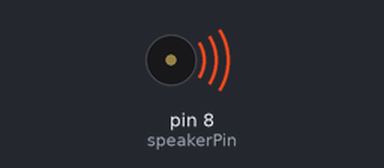
A sketch run on a simulated Arduino Uno, built with avr-gcc and run on an emulated ATmega328P. Shown: buzzer (waves = sounding).

Above: at 0.2 s.
At 29.5 s:
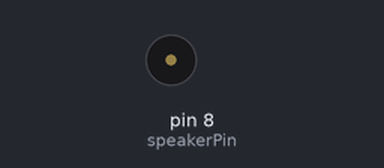
Timing chart, 0 to 40.0 s (numbered marks = the images above):
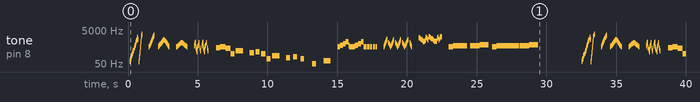

Measured:
- by itself, tone on pin 8 (speakerPin): plays 72 Hz for 0.04 s, 93 Hz for 0.04 s, 105 Hz for 0.04 s, 152 Hz for 0.04 s, 171 Hz for 0.04 s, 219 Hz for 0.04 s … (264 notes in this stretch)

The sketch:

DemoSoundEffects.ino
```cpp
#include "musical_notes.h"

int speakerPin = 8; // speaker connected to digital pin 9

void setup()
{
      pinMode(speakerPin, OUTPUT); // sets the speakerPin to be an output
}

void loop()
{
      squeak();
      delay(500);
      catcall();
      delay(500);
      ohhh();
      delay(500);
      laugh();
      delay(500);
      closeEncounters();
      delay(500);
      laugh2();
      delay(500);
      waka();
      delay(500);
      r2D2();
      delay(500);
      ariel();
      delay(3000);
      }

void beep (int speakerPin, float noteFrequency, long noteDuration)
{
  int x;
  // Convert the frequency to microseconds
  float microsecondsPerWave = 1000000/noteFrequency;
  // Calculate how many HIGH/LOW cycles there are per millisecond
  float millisecondsPerCycle = 1000/(microsecondsPerWave * 2);
  // Multiply noteDuration * number or cycles per millisecond
  float loopTime = noteDuration * millisecondsPerCycle;
  // Play the note for the calculated loopTime.
  for (x=0;x<loopTime;x++)
          {
              digitalWrite(speakerPin,HIGH);
              delayMicroseconds(microsecondsPerWave);
              digitalWrite(speakerPin,LOW);
              delayMicroseconds(microsecondsPerWave);
          }
}

void scale()
{
          beep(speakerPin, note_C7,500); //C: play the note C for 500ms
          beep(speakerPin, note_D7,500); //D
          beep(speakerPin, note_E7,500); //E
          beep(speakerPin, note_F7,500); //F
          beep(speakerPin, note_G7,500); //G
          beep(speakerPin, note_A7,500); //A
          beep(speakerPin, note_B7,500); //B
          beep(speakerPin, note_C8,500); //C
}

void r2D2(){
          beep(speakerPin, note_A7,100); //A
          beep(speakerPin, note_G7,100); //G
          beep(speakerPin, note_E7,100); //E
          beep(speakerPin, note_C7,100); //C
          beep(speakerPin, note_D7,100); //D
          beep(speakerPin, note_B7,100); //B
          beep(speakerPin, note_F7,100); //F
          beep(speakerPin, note_C8,100); //C
          beep(speakerPin, note_A7,100); //A
          beep(speakerPin, note_G7,100); //G
          beep(speakerPin, note_E7,100); //E
          beep(speakerPin, note_C7,100); //C
          beep(speakerPin, note_D7,100); //D
          beep(speakerPin, note_B7,100); //B
          beep(speakerPin, note_F7,100); //F
          beep(speakerPin, note_C8,100); //C
}

void closeEncounters() {
          beep(speakerPin, note_Bb5,300); //B b
          delay(50);
          beep(speakerPin, note_C6,300); //C
          delay(50);
          beep(speakerPin, note_Ab5,300); //A b
          delay(50);
          beep(speakerPin, note_Ab4,300); //A b
          delay(50);
          beep(speakerPin, note_Eb5,500); //E b
          delay(500);

          beep(speakerPin, note_Bb4,300); //B b
          delay(100);
          beep(speakerPin, note_C5,300); //C
          delay(100);
          beep(speakerPin, note_Ab4,300); //A b
          delay(100);
          beep(speakerPin, note_Ab3,300); //A b
          delay(100);
          beep(speakerPin, note_Eb4,500); //E b
          delay(500);

          beep(speakerPin, note_Bb3,300); //B b
          delay(200);
          beep(speakerPin, note_C4,300); //C
          delay(200);
          beep(speakerPin, note_Ab3,300); //A b
          delay(500);
          beep(speakerPin, note_Ab2,300); //A b
          delay(550);
          beep(speakerPin, note_Eb3,500); //E b
}

void ariel() {

          beep(speakerPin, note_C6,300); //C
          delay(50);
          beep(speakerPin, note_D6,300); //D
          delay(50);
          beep(speakerPin, note_Eb6,600); //D#
          delay(250);

          beep(speakerPin, note_D6,300); //D
          delay(50);
          beep(speakerPin, note_Eb6,300); //D#
          delay(50);
          beep(speakerPin, note_F6,600); //F
          delay(250);

          beep(speakerPin, note_C6,300); //C
          delay(50);
          beep(speakerPin, note_D6,300); //D
          delay(50);
          beep(speakerPin, note_Eb6,500); //D#
          delay(50);
          beep(speakerPin, note_D6,300); //D
          delay(50);
          beep(speakerPin, note_Eb6,300); //D#
          delay(50);
          beep(speakerPin, note_D6,300); //D
          delay(50);
          beep(speakerPin, note_Eb6,300); //D#
          delay(50);
          beep(speakerPin, note_F6,600); //F
          delay(50);

}


void laugh2() {
          beep(speakerPin, note_C6,200); //C
          beep(speakerPin, note_E6,200); //E
          beep(speakerPin, note_G6,200); //G
          beep(speakerPin, note_C7,200); //C
          beep(speakerPin, note_C6,200); //C
          delay(50);
          beep(speakerPin, note_C6,200); //C
          beep(speakerPin, note_E6,200); //E
          beep(speakerPin, note_G6,200); //G
          beep(speakerPin, note_C7,200); //C
          beep(speakerPin, note_C6,200); //C
          delay(50);
          beep(speakerPin, note_C6,50); //C
          delay(50);
          beep(speakerPin, note_C6,50); //C
          delay(50);
          beep(speakerPin, note_C6,50); //C
          delay(50);
          beep(speakerPin, note_C6,50); //C
          delay(50);
          beep(speakerPin, note_C6,50); //C
          delay(50);
          beep(speakerPin, note_C6,50); //C
          delay(50);
          beep(speakerPin, note_C6,50); //C


}

void squeak() {
  for (int i=100; i<5000; i=i*1.45) {
    beep(speakerPin,i,60);
  }
  delay(10);
  for (int i=100; i<6000; i=i*1.5) {
    beep(speakerPin,i,20);
  }
}

void waka() {
  for (int i=1000; i<3000; i=i*1.05) {
    beep(speakerPin,i,10);
  }
  delay(100);
  for (int i=2000; i>1000; i=i*.95) {
    beep(speakerPin,i,10);
  }
    for (int i=1000; i<3000; i=i*1.05) {
    beep(speakerPin,i,10);
  }
  delay(100);
  for (int i=2000; i>1000; i=i*.95) {
    beep(speakerPin,i,10);
  }
    for (int i=1000; i<3000; i=i*1.05) {
    beep(speakerPin,i,10);
  }
  delay(100);
  for (int i=2000; i>1000; i=i*.95) {
    beep(speakerPin,i,10);
  }
    for (int i=1000; i<3000; i=i*1.05) {
    beep(speakerPin,i,10);
  }
  delay(100);
  for (int i=2000; i>1000; i=i*.95) {
    beep(speakerPin,i,10);
  }
}

void catcall() {
  for (int i=1000; i<5000; i=i*1.05) {
    beep(speakerPin,i,10);
  }
 delay(300);

  for (int i=1000; i<3000; i=i*1.03) {
    beep(speakerPin,i,10);
  }
  for (int i=3000; i>1000; i=i*.97) {
    beep(speakerPin,i,10);
  }
}

void ohhh() {
  for (int i=1000; i<2000; i=i*1.02) {
    beep(speakerPin,i,10);
  }
  for (int i=2000; i>1000; i=i*.98) {
    beep(speakerPin,i,10);
  }
}

void uhoh() {
  for (int i=1000; i<1244; i=i*1.01) {
    beep(speakerPin,i,30);
  }
  delay(200);
  for (int i=1244; i>1108; i=i*.99) {
    beep(speakerPin,i,30);
  }
}

void laugh() {
  for (int i=1000; i<2000; i=i*1.10) {
    beep(speakerPin,i,10);
  }
  delay(50);
  for (int i=1000; i>500; i=i*.90) {
    beep(speakerPin,i,10);
  }
  delay(50);
  for (int i=1000; i<2000; i=i*1.10) {
    beep(speakerPin,i,10);
  }
  delay(50);
  for (int i=1000; i>500; i=i*.90) {
    beep(speakerPin,i,10);
  }
  delay(50);
    for (int i=1000; i<2000; i=i*1.10) {
    beep(speakerPin,i,10);
  }
  delay(50);
  for (int i=1000; i>500; i=i*.90) {
    beep(speakerPin,i,10);
  }
  delay(50);
    for (int i=1000; i<2000; i=i*1.10) {
    beep(speakerPin,i,10);
  }
  delay(50);
  for (int i=1000; i>500; i=i*.90) {
    beep(speakerPin,i,10);
  }
  delay(50);
}
```

musical_notes.h
```cpp
// Reference:  This list was adapted from the table located here:
// 		http://www.phy.mtu.edu/~suits/notefreqs.html
const float  note_C0 = 16.35;  //C0
const float  note_Db0 = 17.32;  //C#0/Db0
const float  note_D0 = 18.35;  //D0
const float  note_Eb0 = 19.45;  //D#0/Eb0
const float  note_E0 = 20.6;  //E0
const float  note_F0 = 21.83;  //F0
const float  note_Gb0 = 23.12;  //F#0/Gb0
const float  note_G0 = 24.5;  //G0
const float  note_Ab0 = 25.96;  //G#0/Ab0
const float  note_A0 = 27.5;  //A0
const float  note_Bb0 = 29.14;  //A#0/Bb0
const float  note_B0 = 30.87;  //B0
const float  note_C1 = 32.7;  //C1
const float  note_Db1 = 34.65;  //C#1/Db1
const float  note_D1 = 36.71;  //D1
const float  note_Eb1 = 38.89;  //D#1/Eb1
const float  note_E1 = 41.2;  //E1
const float  note_F1 = 43.65;  //F1
const float  note_Gb1 = 46.25;  //F#1/Gb1
const float  note_G1 = 49;  //G1
const float  note_Ab1 = 51.91;  //G#1/Ab1
const float  note_A1 = 55;  //A1
const float  note_Bb1 = 58.27;  //A#1/Bb1
const float  note_B1 = 61.74;  //B1
const float  note_C2 = 65.41;  //C2 (Middle C)
const float  note_Db2 = 69.3;  //C#2/Db2
const float  note_D2 = 73.42;  //D2
const float  note_Eb2 = 77.78;  //D#2/Eb2
const float  note_E2 = 82.41;  //E2
const float  note_F2 = 87.31;  //F2
const float  note_Gb2 = 92.5;  //F#2/Gb2
const float  note_G2 = 98;  //G2
const float  note_Ab2 = 103.83;  //G#2/Ab2
const float  note_A2 = 110;  //A2
const float  note_Bb2 = 116.54;  //A#2/Bb2
const float  note_B2 = 123.47;  //B2
const float  note_C3 = 130.81;  //C3
const float  note_Db3 = 138.59;  //C#3/Db3
const float  note_D3 = 146.83;  //D3
const float  note_Eb3 = 155.56;  //D#3/Eb3
const float  note_E3 = 164.81;  //E3
const float  note_F3 = 174.61;  //F3
const float  note_Gb3 = 185;  //F#3/Gb3
const float  note_G3 = 196;  //G3
const float  note_Ab3 = 207.65;  //G#3/Ab3
const float  note_A3 = 220;  //A3
const float  note_Bb3 = 233.08;  //A#3/Bb3
const float  note_B3 = 246.94;  //B3
const float  note_C4 = 261.63;  //C4
const float  note_Db4 = 277.18;  //C#4/Db4
const float  note_D4 = 293.66;  //D4
const float  note_Eb4 = 311.13;  //D#4/Eb4
const float  note_E4 = 329.63;  //E4
const float  note_F4 = 349.23;  //F4
const float  note_Gb4 = 369.99;  //F#4/Gb4
const float  note_G4 = 392;  //G4
const float  note_Ab4 = 415.3;  //G#4/Ab4
const float  note_A4 = 440;  //A4
const float  note_Bb4 = 466.16;  //A#4/Bb4
const float  note_B4 = 493.88;  //B4
const float  note_C5 = 523.25;  //C5
const float  note_Db5 = 554.37;  //C#5/Db5
const float  note_D5 = 587.33;  //D5
const float  note_Eb5 = 622.25;  //D#5/Eb5
const float  note_E5 = 659.26;  //E5
const float  note_F5 = 698.46;  //F5
const float  note_Gb5 = 739.99;  //F#5/Gb5
const float  note_G5 = 783.99;  //G5
const float  note_Ab5 = 830.61;  //G#5/Ab5
const float  note_A5 = 880;  //A5
const float  note_Bb5 = 932.33;  //A#5/Bb5
const float  note_B5 = 987.77;  //B5
const float  note_C6 = 1046.5;  //C6
const float  note_Db6 = 1108.73;  //C#6/Db6
const float  note_D6 = 1174.66;  //D6
const float  note_Eb6 = 1244.51;  //D#6/Eb6
const float  note_E6 = 1318.51;  //E6
const float  note_F6 = 1396.91;  //F6
const float  note_Gb6 = 1479.98;  //F#6/Gb6
const float  note_G6 = 1567.98;  //G6
const float  note_Ab6 = 1661.22;  //G#6/Ab6
const float  note_A6 = 1760;  //A6
const float  note_Bb6 = 1864.66;  //A#6/Bb6
const float  note_B6 = 1975.53;  //B6
const float  note_C7 = 2093;  //C7
const float  note_Db7 = 2217.46;  //C#7/Db7
const float  note_D7 = 2349.32;  //D7
const float  note_Eb7 = 2489.02;  //D#7/Eb7
const float  note_E7 = 2637.02;  //E7
const float  note_F7 = 2793.83;  //F7
const float  note_Gb7 = 2959.96;  //F#7/Gb7
const float  note_G7 = 3135.96;  //G7
const float  note_Ab7 = 3322.44;  //G#7/Ab7
const float  note_A7 = 3520;  //A7
const float  note_Bb7 = 3729.31;  //A#7/Bb7
const float  note_B7 = 3951.07;  //B7
const float  note_C8 = 4186.01;  //C8
const float  note_Db8 = 4434.92;  //C#8/Db8
const float  note_D8 = 4698.64;  //D8
const float  note_Eb8 = 4978.03;  //D#8/Eb8
```
